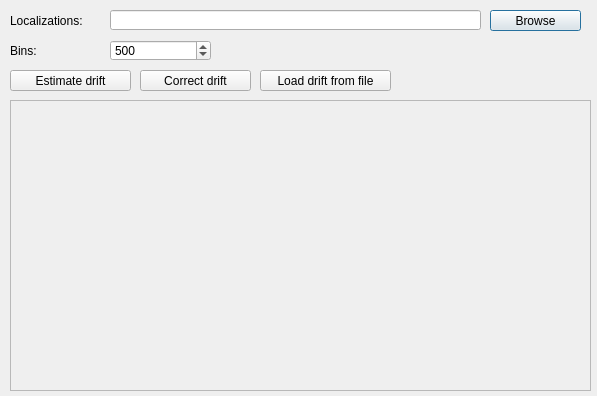
<?xml version="1.0" encoding="UTF-8"?>
<ui version="4.0">
 <class>DriftCorrectionDialog</class>
 <widget class="QDialog" name="DriftCorrectionDialog">
  <property name="geometry">
   <rect>
    <x>0</x>
    <y>0</y>
    <width>597</width>
    <height>396</height>
   </rect>
  </property>
  <property name="windowTitle">
   <string>Drift correction</string>
  </property>
  <widget class="QLabel" name="label">
   <property name="geometry">
    <rect>
     <x>10</x>
     <y>10</y>
     <width>101</width>
     <height>21</height>
    </rect>
   </property>
   <property name="text">
    <string>Localizations:</string>
   </property>
  </widget>
  <widget class="QFrame" name="framePlot">
   <property name="geometry">
    <rect>
     <x>10</x>
     <y>100</y>
     <width>581</width>
     <height>291</height>
    </rect>
   </property>
   <property name="frameShape">
    <enum>QFrame::StyledPanel</enum>
   </property>
   <property name="frameShadow">
    <enum>QFrame::Raised</enum>
   </property>
  </widget>
  <widget class="QLineEdit" name="locsFile">
   <property name="geometry">
    <rect>
     <x>110</x>
     <y>10</y>
     <width>371</width>
     <height>20</height>
    </rect>
   </property>
  </widget>
  <widget class="QPushButton" name="btnBrowse">
   <property name="geometry">
    <rect>
     <x>490</x>
     <y>10</y>
     <width>91</width>
     <height>21</height>
    </rect>
   </property>
   <property name="text">
    <string>Browse</string>
   </property>
  </widget>
  <widget class="QPushButton" name="btnEstimate">
   <property name="geometry">
    <rect>
     <x>10</x>
     <y>70</y>
     <width>121</width>
     <height>21</height>
    </rect>
   </property>
   <property name="text">
    <string>Estimate drift</string>
   </property>
  </widget>
  <widget class="QSpinBox" name="driftbins">
   <property name="geometry">
    <rect>
     <x>110</x>
     <y>40</y>
     <width>101</width>
     <height>21</height>
    </rect>
   </property>
   <property name="maximum">
    <number>10000</number>
   </property>
   <property name="value">
    <number>500</number>
   </property>
  </widget>
  <widget class="QLabel" name="label_2">
   <property name="geometry">
    <rect>
     <x>10</x>
     <y>40</y>
     <width>101</width>
     <height>21</height>
    </rect>
   </property>
   <property name="text">
    <string>Bins:</string>
   </property>
  </widget>
  <widget class="QPushButton" name="btnCorrect">
   <property name="geometry">
    <rect>
     <x>140</x>
     <y>70</y>
     <width>111</width>
     <height>21</height>
    </rect>
   </property>
   <property name="text">
    <string>Correct drift</string>
   </property>
  </widget>
  <widget class="QPushButton" name="btnLoad">
   <property name="geometry">
    <rect>
     <x>260</x>
     <y>70</y>
     <width>131</width>
     <height>21</height>
    </rect>
   </property>
   <property name="text">
    <string>Load drift from file</string>
   </property>
  </widget>
 </widget>
 <resources/>
 <connections/>
</ui>
